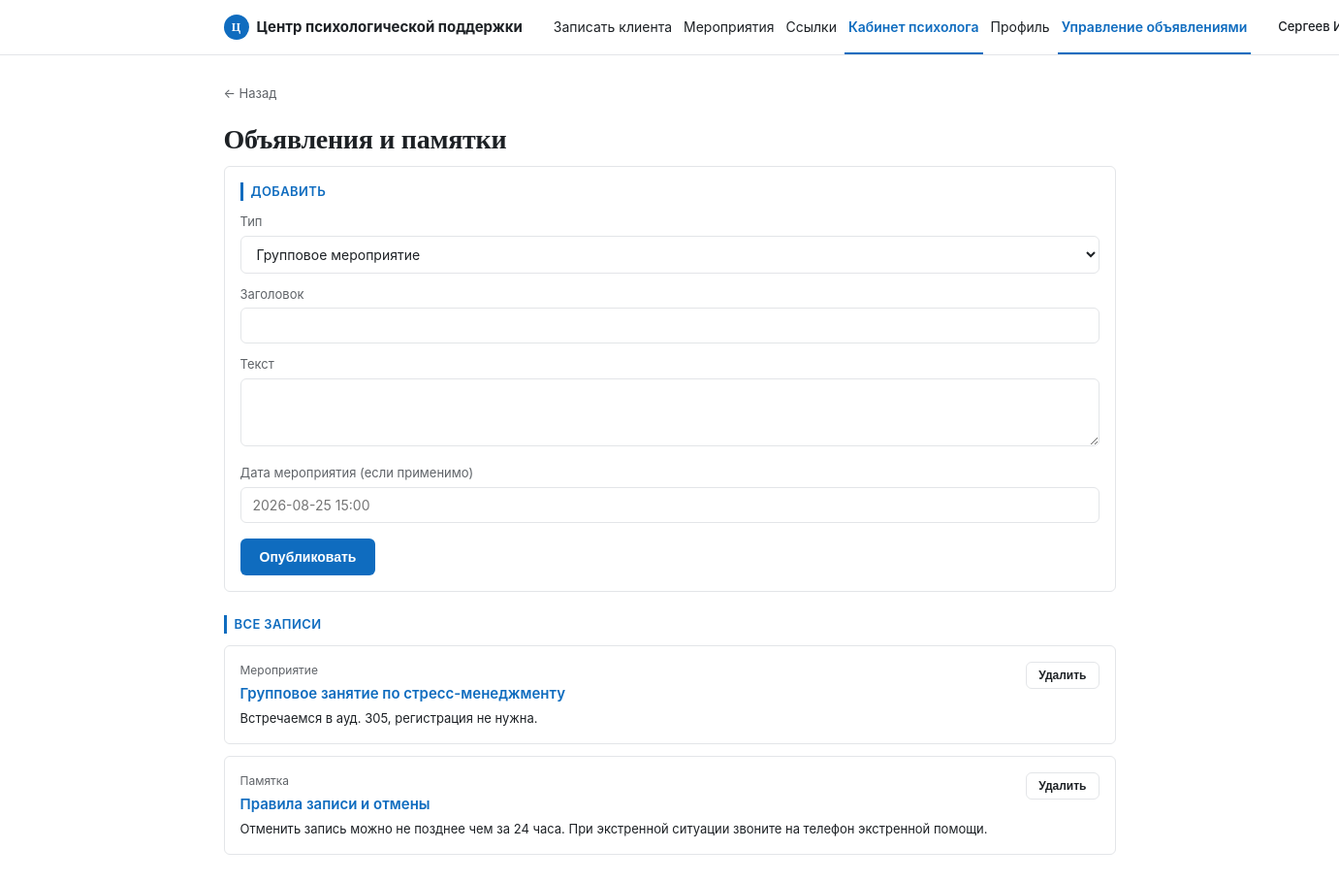
The app's page /dashboard/announcements (signed in) with its own data.
### tables this page shows
CREATE TABLE announcements (
    id              INT UNSIGNED AUTO_INCREMENT PRIMARY KEY,
    kind            ENUM('event', 'info') NOT NULL DEFAULT 'event'
                    COMMENT 'event — групповое мероприятие, info — правила/памятки (посещение, отмена, экстренная помощь)',
    title           VARCHAR(200) NOT NULL,
    content         TEXT NOT NULL,
    event_date      DATETIME NULL,
    created_by      INT UNSIGNED NULL,
    created_at      DATETIME NOT NULL DEFAULT CURRENT_TIMESTAMP,
    FOREIGN KEY (created_by) REFERENCES users(id) ON DELETE SET NULL
);

### src/Controllers/AnnouncementController.php (called while the page is built, shortened)
<?php
class AnnouncementController
{
    public function manage(): void
    {
        $db = Database::connection();
        $items = $db->query(
            "SELECT id, kind, title, content, event_date, created_at FROM announcements ORDER BY created_at DESC"
        )->fetchAll();
        require __DIR__ . '/../../templates/dashboard/announcements_manage.php';
    }
}

### src/Core/Router.php (called while the page is built, shortened)
<?php
class Router
{
    private array $routes = [];
    public function get(string $path, array $handler): void
    {
        $this->routes['GET'][$path] = $handler;
    }
    public function post(string $path, array $handler): void
    {
        $this->routes['POST'][$path] = $handler;
    }
    public function dispatch(string $method, string $uri): void
    {
        $path = parse_url($uri, PHP_URL_PATH);
        $path = rtrim($path, '/') ?: '/';
        $handler = $this->routes[$method][$path] ?? null;
        [$controllerClass, $action] = $handler;
        $controller = new $controllerClass();
        $controller->$action();
    }
}

### public/index.php (called while the page is built, shortened)
<?php
$router = new Router();
$router->get('/', [HomeController::class, 'index']);
$router->get('/psychologist', [BookingController::class, 'show']);
$router->get('/api/psychologist/slots', [BookingController::class, 'slotsApi']);
$router->get('/book', [BookingController::class, 'bookForm']);
$router->post('/book', [BookingController::class, 'store']);
$router->post('/book-for-client', [BookingController::class, 'storeForClient']);
$router->get('/login', [AuthController::class, 'loginForm']);
$router->post('/login', [AuthController::class, 'login']);
$router->get('/logout', [AuthController::class, 'logout']);
$router->get('/cabinet', [ClientController::class, 'cabinet']);
$router->post('/cabinet/cancel', [ClientController::class, 'cancel']);
$router->post('/cabinet/reschedule', [ClientController::class, 'reschedule']);
$router->get('/dashboard', [PsychologistController::class, 'dashboard']);
$router->get('/dashboard/profile', [PsychologistController::class, 'profile']);
$router->post('/dashboard/profile', [PsychologistController::class, 'updateProfile']);
$router->get('/dashboard/schedule', [PsychologistController::class, 'schedule']);
$router->post('/dashboard/schedule', [PsychologistController::class, 'addSlot']);
$router->post('/dashboard/schedule/block', [PsychologistController::class, 'blockSlot']);
$router->get('/dashboard/clients', [PsychologistController::class, 'clients']);
$router->get('/dashboard/clients/show', [PsychologistController::class, 'clientDetail']);
$router->post('/dashboard/notes', [PsychologistController::class, 'addNote']);
$router->post('/dashboard/appointments/cancel', [PsychologistController::class, 'cancelAppointment']);
$router->post('/dashboard/message', [PsychologistController::class, 'messageClient']);
$router->get('/announcements', [AnnouncementController::class, 'index']);
$router->get('/dashboard/announcements', [AnnouncementController::class, 'manage']);
$router->post('/dashboard/announcements', [AnnouncementController::class, 'create']);
$router->post('/dashboard/announcements/delete', [AnnouncementController::class, 'delete']);
$router->get('/contacts', [ContactController::class, 'index']);
$router->get('/admin/contacts', [ContactController::class, 'manage']);
$router->post('/admin/contacts', [ContactController::class, 'create']);
$router->post('/admin/contacts/delete', [ContactController::class, 'delete']);
$router->get('/admin', [AdminController::class, 'index']);
$router->get('/admin/psychologists/new', [AdminController::class, 'newPsychologistForm']);
$router->post('/admin/psychologists', [AdminController::class, 'createPsychologist']);
$router->post('/admin/psychologists/delete', [AdminController::class, 'deletePsychologist']);
$router->get('/admin/schedule', [AdminController::class, 'schedule']);
$router->post('/admin/schedule', [AdminController::class, 'addSlot']);
$router->post('/admin/schedule/block', [AdminController::class, 'blockSlot']);
$router->get('/admin/appointments', [AdminController::class, 'appointments']);
$router->post('/admin/appointments/cancel', [AdminController::class, 'cancelAppointment']);
$router->get('/admin/appointments/move', [AdminController::class, 'moveAppointmentForm']);
$router->post('/admin/appointments/move', [AdminController::class, 'moveAppointment']);
$router->get('/admin/notifications', [AdminController::class, 'notifications']);
$router->dispatch($_SERVER['REQUEST_METHOD'], $_SERVER['REQUEST_URI']);

### templates/dashboard/announcements_manage.php (the view, shortened to what this page needs)
<?php $pageTitle = 'Объявления — управление'; require __DIR__ . '/../partials/header.php'; ?>
<a href="/dashboard" class="back-link">← Назад</a>
<h1>Объявления и памятки</h1>
<div class="card">
    <p class="section-label">Добавить</p>
    <form method="post" action="/dashboard/announcements">
        <label for="kind">Тип</label>
        <select id="kind" name="kind">
            <option value="event">Групповое мероприятие</option>
        </select>
        <label for="title">Заголовок</label>
        <input type="text" id="title" name="title" required>
        <label for="content">Текст</label>
        <textarea id="content" name="content" required></textarea>
        <label for="event_date">Дата мероприятия (если применимо)</label>
        <input type="text" id="event_date" name="event_date" placeholder="2026-08-25 15:00">
        <button type="submit" class="btn">Опубликовать</button>
    </form>
</div>
<p class="section-label" style="margin-top:24px;">Все записи</p>
<?php if (empty($items)): ?>
    <p class="empty-state">Пока ничего не опубликовано.</p>
<?php else: ?>
    <?php foreach ($items as $it): ?>
        <div class="card" style="display:flex;justify-content:space-between;align-items:flex-start;gap:10px;">
            <div>
                <p style="font-size:12px;color:var(--text-secondary);margin:0 0 4px;">
                    <?= $it['kind'] === 'info' ? 'Памятка' : 'Мероприятие' ?>
                </p>
                <p class="psychologist-name" style="margin-bottom:4px;"><?= htmlspecialchars($it['title']) ?></p>
                <p style="font-size:13px;margin:0;"><?= nl2br(htmlspecialchars($it['content'])) ?></p>
            </div>
            <form method="post" action="/dashboard/announcements/delete" onsubmit="return confirm('Удалить?');">
                <button type="submit" class="btn btn-secondary" style="margin:0;padding:6px 12px;font-size:12px;">Удалить</button>
            </form>
        </div>
    <?php endforeach; ?>
<?php endif; ?>
<?php require __DIR__ . '/../partials/footer.php'; ?>

### public/assets/css/style.css (style rules this page uses)
:root { --blue: #0F6CBF; --blue-dark: #0B4F8F; --blue-light: #E8F1FA; --ink: #1D2125; --muted: #5F6368; --border: #E3E5E8; --bg: #FFFFFF; --panel: #F5F6F8; --white: #FFFFFF; --radius: 6px; --font-display: Georgia, "Times New Roman", serif; --font-sans: -apple-system, "Segoe UI", Roboto, Arial, sans-serif; --text: var(--ink); --text-secondary: var(--muted); }
* { box-sizing: border-box; }
body { margin: 0; font-family: var(--font-sans); background: var(--bg); color: var(--ink); font-size: 15px; line-height: 1.5; }
a { color: var(--blue); }
h1 { font-family: var(--font-display); font-size: 28px; font-weight: 700; margin: 0 0 6px; letter-spacing: -0.01em; }
.section-label { font-size: 13px; font-weight: 600; text-transform: uppercase; letter-spacing: 0.03em; color: var(--blue); border-left: 3px solid var(--blue); padding-left: 8px; margin: 0 0 12px; }
.card { background: var(--white); border: 1px solid var(--border); border-radius: var(--radius); padding: 16px; margin-bottom: 12px; }
.psychologist-name { font-weight: 600; font-size: 15px; margin: 0 0 4px; color: var(--blue); }
label { display: block; font-size: 13px; color: var(--muted); margin: 12px 0 4px; }
input[type="text"], input[type="tel"], input[type="password"], input[type="date"], input[type="time"], select, textarea { width: 100%; padding: 9px 12px; border: 1px solid var(--border); border-radius: var(--radius); font-size: 14px; font-family: inherit; background: var(--white); color: var(--ink); }
textarea { min-height: 70px; resize: vertical; }
.btn { display: inline-block; background: var(--blue); color: var(--white); border: none; border-radius: var(--radius); padding: 11px 20px; font-size: 14px; font-weight: 600; cursor: pointer; text-decoration: none; margin-top: 16px; }
.btn-secondary { background: var(--white); color: var(--ink); border: 1px solid var(--border); }
.back-link { display: inline-block; margin-bottom: 16px; color: var(--muted); text-decoration: none; font-size: 13px; }

### records on screen
announcements: kind "Мероприятие", title "Групповое занятие по стресс-менеджменту", content "Встречаемся в ауд. 305, регистрация не нужна."
announcements: kind "Памятка", title "Правила записи и отмены", content "Отменить запись можно не позднее чем за 24 часа. При экстренной ситуации звоните на телефон экстренной помощи."

### other values on screen
$roleLabel "Кабинет психолога"
